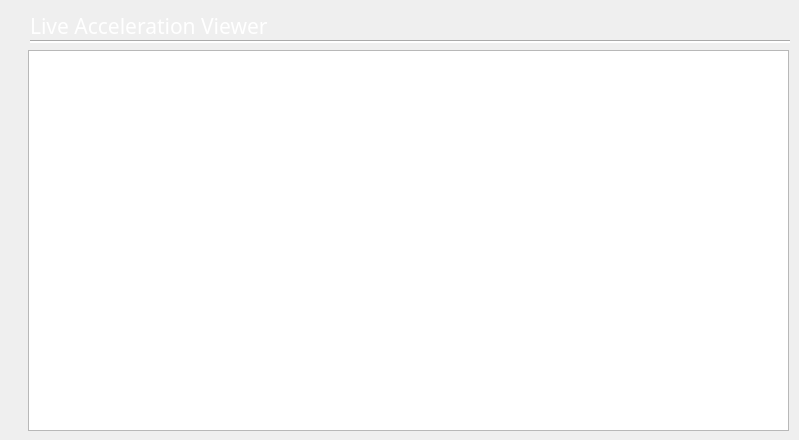
    <widget class="QWidget" name="tab_3">
     <attribute name="title">
      <string>Accelerometer</string>
     </attribute>
     <widget class="QTextEdit" name="Rmessages_2">
      <property name="geometry">
       <rect>
        <x>28</x>
        <y>50</y>
        <width>761</width>
        <height>381</height>
       </rect>
      </property>
      <property name="font">
       <font>
        <family>Bahnschrift SemiCondensed</family>
        <pointsize>20</pointsize>
       </font>
      </property>
      <property name="styleSheet">
       <string notr="true">color: rgb(255, 255, 255);</string>
      </property>
      <property name="readOnly">
       <bool>true</bool>
      </property>
     </widget>
     <widget class="QLabel" name="label_15">
      <property name="geometry">
       <rect>
        <x>30</x>
        <y>10</y>
        <width>461</width>
        <height>31</height>
       </rect>
      </property>
      <property name="palette">
       <palette>
        <active>
         <colorrole role="WindowText">
          <brush brushstyle="SolidPattern">
           <color alpha="255">
            <red>255</red>
            <green>255</green>
            <blue>255</blue>
           </color>
          </brush>
         </colorrole>
         <colorrole role="Button">
          <brush brushstyle="SolidPattern">
           <color alpha="255">
            <red>0</red>
            <green>0</green>
            <blue>0</blue>
           </color>
          </brush>
         </colorrole>
         <colorrole role="Text">
          <brush brushstyle="SolidPattern">
           <color alpha="255">
            <red>255</red>
            <green>255</green>
            <blue>255</blue>
           </color>
          </brush>
         </colorrole>
         <colorrole role="ButtonText">
          <brush brushstyle="SolidPattern">
           <color alpha="255">
            <red>255</red>
            <green>255</green>
            <blue>255</blue>
           </color>
          </brush>
         </colorrole>
         <colorrole role="Base">
          <brush brushstyle="SolidPattern">
           <color alpha="255">
            <red>0</red>
            <green>0</green>
            <blue>0</blue>
           </color>
          </brush>
         </colorrole>
         <colorrole role="Window">
          <brush brushstyle="SolidPattern">
           <color alpha="255">
            <red>0</red>
            <green>0</green>
            <blue>0</blue>
           </color>
          </brush>
         </colorrole>
         <colorrole role="PlaceholderText">
          <brush brushstyle="NoBrush">
           <color alpha="128">
            <red>255</red>
            <green>255</green>
            <blue>255</blue>
           </color>
          </brush>
         </colorrole>
        </active>
        <inactive>
         <colorrole role="WindowText">
          <brush brushstyle="SolidPattern">
           <color alpha="255">
            <red>255</red>
            <green>255</green>
            <blue>255</blue>
           </color>
          </brush>
         </colorrole>
         <colorrole role="Button">
          <brush brushstyle="SolidPattern">
           <color alpha="255">
            <red>0</red>
            <green>0</green>
            <blue>0</blue>
           </color>
          </brush>
         </colorrole>
         <colorrole role="Text">
          <brush brushstyle="SolidPattern">
           <color alpha="255">
            <red>255</red>
            <green>255</green>
            <blue>255</blue>
           </color>
          </brush>
         </colorrole>
         <colorrole role="ButtonText">
          <brush brushstyle="SolidPattern">
           <color alpha="255">
            <red>255</red>
            <green>255</green>
            <blue>255</blue>
           </color>
          </brush>
         </colorrole>
         <colorrole role="Base">
          <brush brushstyle="SolidPattern">
           <color alpha="255">
            <red>0</red>
            <green>0</green>
            <blue>0</blue>
           </color>
          </brush>
         </colorrole>
         <colorrole role="Window">
          <brush brushstyle="SolidPattern">
           <color alpha="255">
            <red>0</red>
            <green>0</green>
            <blue>0</blue>
           </color>
          </brush>
         </colorrole>
         <colorrole role="PlaceholderText">
          <brush brushstyle="NoBrush">
           <color alpha="128">
            <red>255</red>
            <green>255</green>
            <blue>255</blue>
           </color>
          </brush>
         </colorrole>
        </inactive>
        <disabled>
         <colorrole role="WindowText">
          <brush brushstyle="SolidPattern">
           <color alpha="255">
            <red>255</red>
            <green>255</green>
            <blue>255</blue>
           </color>
          </brush>
         </colorrole>
         <colorrole role="Button">
          <brush brushstyle="SolidPattern">
           <color alpha="255">
            <red>0</red>
            <green>0</green>
            <blue>0</blue>
           </color>
          </brush>
         </colorrole>
         <colorrole role="Text">
          <brush brushstyle="SolidPattern">
           <color alpha="255">
            <red>255</red>
            <green>255</green>
            <blue>255</blue>
           </color>
          </brush>
         </colorrole>
         <colorrole role="ButtonText">
          <brush brushstyle="SolidPattern">
           <color alpha="255">
            <red>255</red>
            <green>255</green>
            <blue>255</blue>
           </color>
          </brush>
         </colorrole>
         <colorrole role="Base">
          <brush brushstyle="SolidPattern">
           <color alpha="255">
            <red>0</red>
            <green>0</green>
            <blue>0</blue>
           </color>
          </brush>
         </colorrole>
         <colorrole role="Window">
          <brush brushstyle="SolidPattern">
           <color alpha="255">
            <red>0</red>
            <green>0</green>
            <blue>0</blue>
           </color>
          </brush>
         </colorrole>
         <colorrole role="PlaceholderText">
          <brush brushstyle="NoBrush">
           <color alpha="128">
            <red>255</red>
            <green>255</green>
            <blue>255</blue>
           </color>
          </brush>
         </colorrole>
        </disabled>
       </palette>
      </property>
      <property name="font">
       <font>
        <family>Bahnschrift SemiCondensed</family>
        <pointsize>16</pointsize>
        <weight>50</weight>
        <bold>false</bold>
        <underline>false</underline>
       </font>
      </property>
      <property name="autoFillBackground">
       <bool>false</bool>
      </property>
      <property name="styleSheet">
       <string notr="true">color: rgb(255, 255, 255);</string>
      </property>
      <property name="text">
       <string>Live Acceleration Viewer</string>
      </property>
      <property name="alignment">
       <set>Qt::AlignLeading|Qt::AlignLeft|Qt::AlignVCenter</set>
      </property>
     </widget>
     <widget class="Line" name="line_3">
      <property name="geometry">
       <rect>
        <x>30</x>
        <y>40</y>
        <width>760</width>
        <height>3</height>
       </rect>
      </property>
      <property name="styleSheet">
       <string notr="true">color: rgb(255, 255, 255);
background-color: rgb(255, 255, 255);</string>
      </property>
      <property name="orientation">
       <enum>Qt::Horizontal</enum>
      </property>
     </widget>
    </widget>
